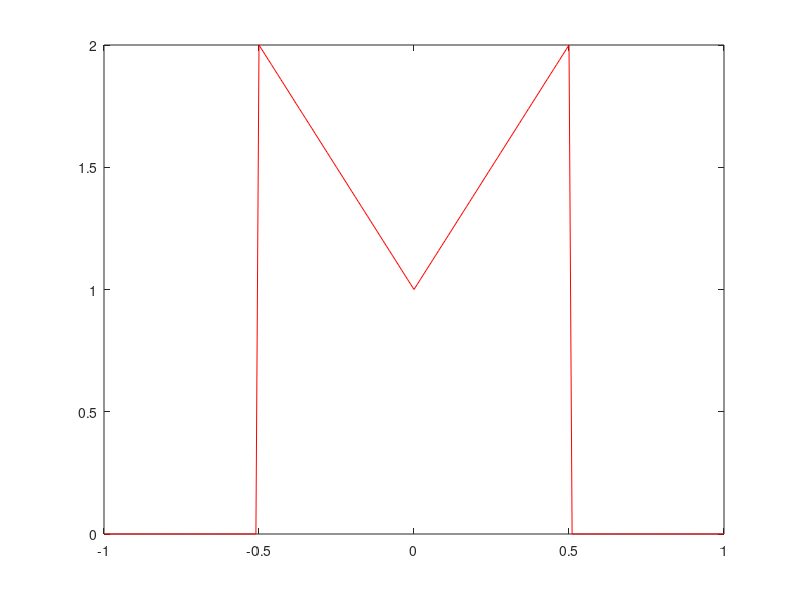

Here is the MATLAB script that generated this plot:
clc
clear all
close all

% my code for Problem  #11 part(a)
% N = 10;
% n = 0:N-1;                                      % x1[n] has fandamental period 10
% x = sin(2*pi*(3/10).*n);                        % x1[n] = sin[2?(3/10)n]
% X = fft(x)./N;
% xm1 = abs(X);
% xp1 = angle(X);
% 
% figure(1);
% subplot(2, 2, [1,2])                            % This is a plot of the original signal
% stem(n, x, 'b');                                % This is a plot of the original signal
% xlabel('n')
% ylabel('x_1[n]')
% title('Signal Plot of x_1[n]')
% subplot(2, 2, 3);                               % This is a plot of the Magnitude
% stem(n, xm1, 'g');                              % This is a plot of the Magnitude
% title('plot of magnitude spectra of x_1[n]');
% xlabel('K');
% ylabel('|X_1(K)|');
% xticks(n);
% subplot(2, 2, 4);                               % This is a plot of the Phase
% stem(n, xp1, 'r');                              % This is a plot of the Phase
% title('plot of phase spectra of x_1[n]');
% xlabel('K');
% ylabel('\angleX_1(K)');
% xticks(n);
% ylim([-pi pi]);
% yticks([-pi:pi/4:pi]);
% yticklabels({'-\pi','-3\pi/4','-\pi/2','-\pi/4','0','\pi/4','\pi/2','3\pi/4','\pi'});




% my code for Problem  #11 part(b)
% N = 6;
% n = 0:N-1;                                      % x2[n] has fandamental period 6
% x = [1, 2, -1, 0, -1, 2];                       % x2[n] = [1, 2, -1, 0, -1, 2]
% X = fft(x)./N;
% xm1 = abs(X);
% xp1 = angle(X);
% 
% figure(1);
% subplot(2, 2, [1,2])                            % This is a plot of the original signal
% stem(n, x, 'b');                                % This is a plot of the original signal
% xlabel('n')
% ylabel('x_2[n]')
% title('Signal Plot of x_2[n]')
% subplot(2, 2, 3);                               % This is a plot of the Magnitude
% stem(n, xm1, 'g');                              % This is a plot of the Magnitude
% title('plot of magnitude spectra of x_2[n]');
% xlabel('K');
% ylabel('|X_2(K)|');
% xticks(n);
% subplot(2, 2, 4);                               % This is a plot of the Phase
% stem(n, xp1, 'r');                              % This is a plot of the Phase
% title('plot of phase spectra of x_2[n]');
% xlabel('K');
% ylabel('\angleX_2(K)');
% xticks(n);
% ylim([-pi pi]);
% yticks([-pi:pi/4:pi]);
% yticklabels({'-\pi','-3\pi/4','-\pi/2','-\pi/4','0','\pi/4','\pi/2','3\pi/4','\pi'});



% my code for Problem  #11 part(c)
% N = 4;
% n = 0:N-1;                                      % x3[n] has fandamental period 4
% x = ( 1 - sin((pi.*n)/4) );                     % x3[n] = 1 - sin((pi.*n)/4)
% X = fft(x)./N;
% xm1 = abs(X);
% xp1 = angle(X);
% 
% figure(1);
% subplot(2, 2, [1,2])                            % This is a plot of the original signal
% stem(n, x, 'b');                                % This is a plot of the original signal
% xlabel('n')
% ylabel('x_3[n]')
% title('Signal Plot of x_3[n]')
% subplot(2, 2, 3);                               % This is a plot of the Magnitude
% stem(n, xm1, 'g');                              % This is a plot of the Magnitude
% title('plot of magnitude spectra of x_3[n]');
% xlabel('K');
% ylabel('|X_3(K)|');
% xticks(n);
% subplot(2, 2, 4);                               % This is a plot of the Phase
% stem(n, xp1, 'r');                              % This is a plot of the Phase
% title('plot of phase spectra of x_3[n]');
% xlabel('K');
% ylabel('\angleX_3(K)');
% xticks(n);
% ylim([-pi pi]);
% yticks([-pi:pi/4:pi]);
% yticklabels({'-\pi','-3\pi/4','-\pi/2','-\pi/4','0','\pi/4','\pi/2','3\pi/4','\pi'});





% % my code for Problem  #11 part(d)
% N = 12;
% n = 0:N-1;                                      % x4[n] has fandamental period 4
% x = ( 1 - sin((pi.*n)/4) );                     % x4[n] = 1 - sin((pi.*n)/4)
% X = fft(x)./N;
% xm1 = abs(X);
% xp1 = angle(X);
% 
% figure(1);
% subplot(2, 2, [1,2])                            % This is a plot of the original signal
% stem(n, x, 'b');                                % This is a plot of the original signal
% xlabel('n')
% ylabel('x_4[n]')
% title('Signal Plot of x_4[n]')
% subplot(2, 2, 3);                               % This is a plot of the Magnitude
% stem(n, xm1, 'g');                              % This is a plot of the Magnitude
% title('plot of magnitude spectra of x_4[n]');
% xlabel('K');
% ylabel('|X_4(K)|');
% xticks(n);
% subplot(2, 2, 4);                               % This is a plot of the Phase
% stem(n, xp1, 'r');                              % This is a plot of the Phase
% title('plot of phase spectra of x_4[n]');
% xlabel('K');
% ylabel('\angleX_4(K)');
% xticks(n);
% ylim([-pi pi]);
% yticks([-pi:pi/4:pi]);
% yticklabels({'-\pi','-3\pi/4','-\pi/2','-\pi/4','0','\pi/4','\pi/2','3\pi/4','\pi'});



% % my code for Problem  #13 part(a)
% n = -49:1:50;
% x = ((1/2).^abs(n)).*(cos(pi*(n-1)/8));
% omega = -pi:(pi/1000):pi;
% N = length(x);
% X = exp(-j*omega'*n)*(x');
% 
% 
% subplot(2, 2, [1,2])                    % This is a plot of the original signal
% stem(n, x, 'b');                        % This is a plot of the original signal
% xlabel('n')
% ylabel('x[n]')
% title('x[n]')
% 
% subplot(2, 2, 3)                        % This is the magnitude plot
% plot( (omega/pi), abs(X), 'r' );        % This is the magnitude plot
% title('Magnitude response')
% xlabel('w/pi')
% ylabel('|X(e^jw)|')
% 
% subplot(2, 2, 4)                        % This is the phase plot
% plot((omega/pi), angle(X), 'g' );       % This is the phase plot
% title('Phase response')
% xlabel('w/pi')
% ylabel('<X(e^jw)')



% % % my code for Problem  #14 part(a)
% omega = -pi:(pi/100):pi;
% X1 = ((cos(omega)).^2) + ((sin(3.*omega)).^2);
% X1_inverse = ifft(X1);
% % plot(omega/pi, X1, 'r' );
% stem(real(X1_inverse), 'r' );



% % my code for Problem  #14 part(b)
omega = -pi:(pi/100):pi;
X1 = zeros(1, length(omega));
for i = 1:length(omega)
    if( omega(i)/pi >= -0.5 && omega(i)/pi <= 0 )
        X1(i) = ( 1 - (2*(omega(i))/pi) );
    elseif( omega(i)/pi > 0 && omega(i)/pi <= 0.5 )
        X1(i) = ( 1 + (2*(omega(i))/pi) );
    else
        X1(i) = 0;
    end
end
X1_inverse = ifft(X1);
plot(omega/pi, X1, 'r' );
% stem(real(X1_inverse), 'r' );
